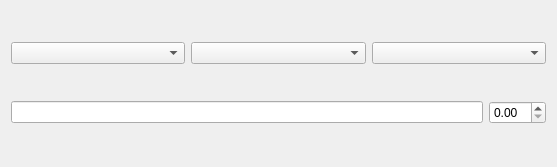
<?xml version="1.0" encoding="UTF-8"?>
<ui version="4.0">
 <class>Form</class>
 <widget class="QWidget" name="Form">
  <property name="geometry">
   <rect>
    <x>0</x>
    <y>0</y>
    <width>557</width>
    <height>167</height>
   </rect>
  </property>
  <property name="sizePolicy">
   <sizepolicy hsizetype="Expanding" vsizetype="Minimum">
    <horstretch>0</horstretch>
    <verstretch>0</verstretch>
   </sizepolicy>
  </property>
  <property name="windowTitle">
   <string>Find Section</string>
  </property>
  <layout class="QVBoxLayout" name="verticalLayout">
   <item>
    <layout class="QHBoxLayout" name="horizontalLayout">
     <item>
      <widget class="QgsMapLayerComboBox" name="layerBox">
       <property name="toolTip">
        <string>&lt;html&gt;&lt;head/&gt;&lt;body&gt;&lt;p&gt;Layer with network.&lt;/p&gt;&lt;/body&gt;&lt;/html&gt;</string>
       </property>
      </widget>
     </item>
     <item>
      <widget class="QgsFieldComboBox" name="labelBox">
       <property name="toolTip">
        <string>&lt;html&gt;&lt;head/&gt;&lt;body&gt;&lt;p&gt;Field with section label.&lt;/p&gt;&lt;/body&gt;&lt;/html&gt;</string>
       </property>
      </widget>
     </item>
     <item>
      <widget class="QgsFieldComboBox" name="lengthBox">
       <property name="toolTip">
        <string>&lt;html&gt;&lt;head/&gt;&lt;body&gt;&lt;p&gt;Field with section length. Leave blank to use geometry.&lt;/p&gt;&lt;/body&gt;&lt;/html&gt;</string>
       </property>
      </widget>
     </item>
    </layout>
   </item>
   <item>
    <layout class="QHBoxLayout" name="horizontalLayout_2">
     <item>
      <widget class="featureWidget" name="secWidget">
       <property name="toolTip">
        <string>&lt;html&gt;&lt;head/&gt;&lt;body&gt;&lt;p&gt;Section to find.&lt;/p&gt;&lt;/body&gt;&lt;/html&gt;</string>
       </property>
      </widget>
     </item>
     <item>
      <widget class="chainageWidget" name="chWidget">
       <property name="toolTip">
        <string>&lt;html&gt;&lt;head/&gt;&lt;body&gt;&lt;p&gt;Chainage. Change to move marker. Click map to change chainage.&lt;/p&gt;&lt;p&gt;&lt;br/&gt;&lt;/p&gt;&lt;/body&gt;&lt;/html&gt;</string>
       </property>
      </widget>
     </item>
    </layout>
   </item>
  </layout>
 </widget>
 <customwidgets>
  <customwidget>
   <class>QgsFieldComboBox</class>
   <extends>QComboBox</extends>
   <header>qgis.gui</header>
  </customwidget>
  <customwidget>
   <class>QgsMapLayerComboBox</class>
   <extends>QComboBox</extends>
   <header>qgis.gui</header>
  </customwidget>
  <customwidget>
   <class>featureWidget</class>
   <extends>QLineEdit</extends>
   <header>secCh.featureWidget</header>
  </customwidget>
  <customwidget>
   <class>chainageWidget</class>
   <extends>QDoubleSpinBox</extends>
   <header>secCh.chainageWidget</header>
  </customwidget>
 </customwidgets>
 <resources/>
 <connections/>
</ui>
